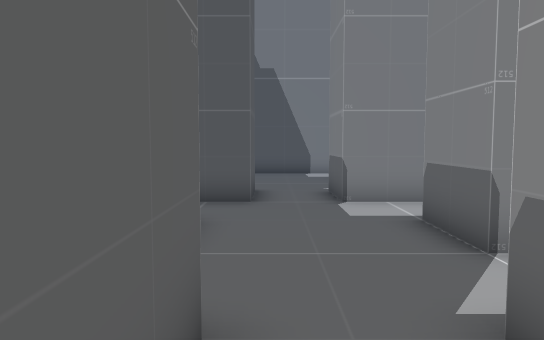
View 1 (above)

20 first-person views from a walk through a Unity game level. The camera is 1.3 m above the floor, tilts 4° down and sees 70° across. The floor is counted in squares, 1 m on a side. Each view is taken from the middle of a square. On the plan, view 1 faces up. The plan holds only what a view shows up to about 16 squares ahead; the rest is blank. The place goes on beyond the plan. The player character is not drawn.

View 2
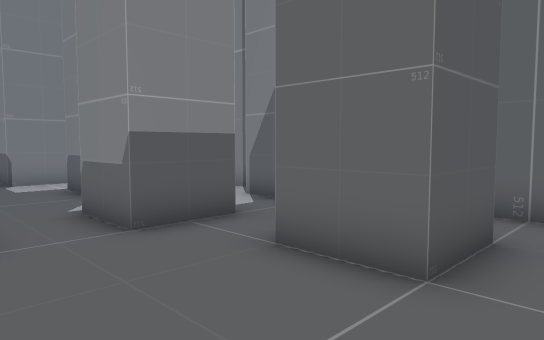

View 3
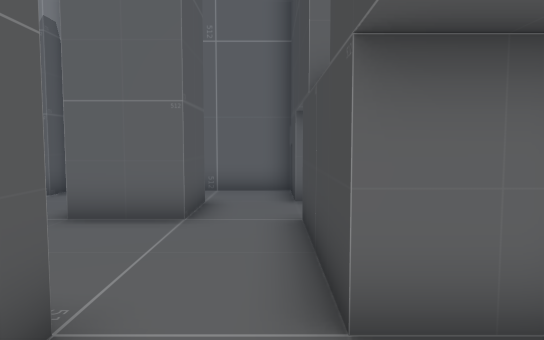

View 4
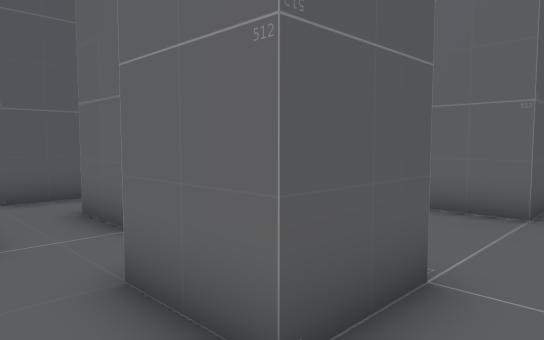

View 5
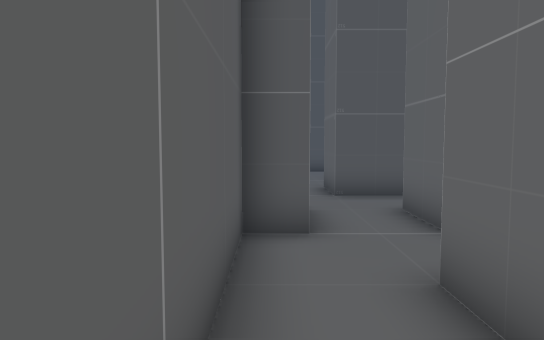

View 6
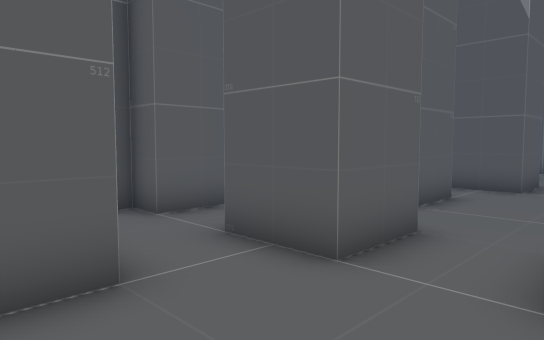

View 7
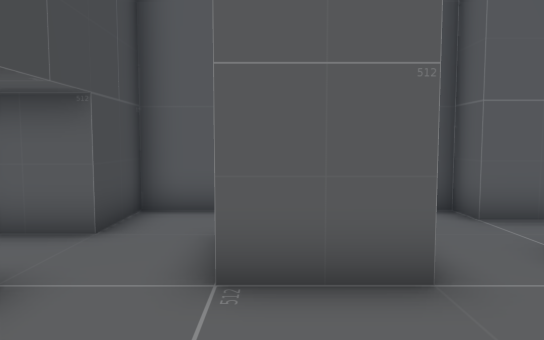

View 8
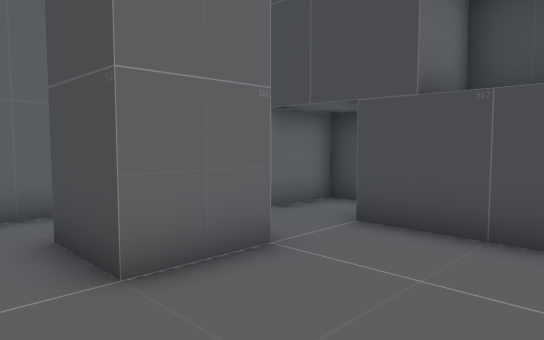

View 9
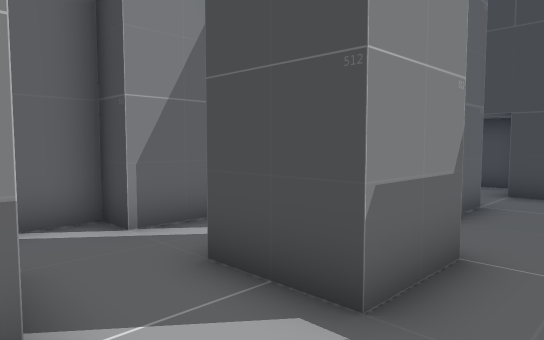

View 10
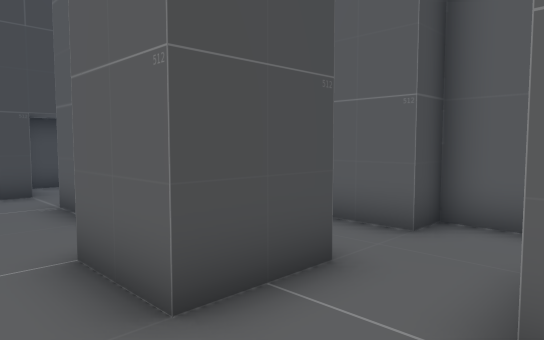

View 11
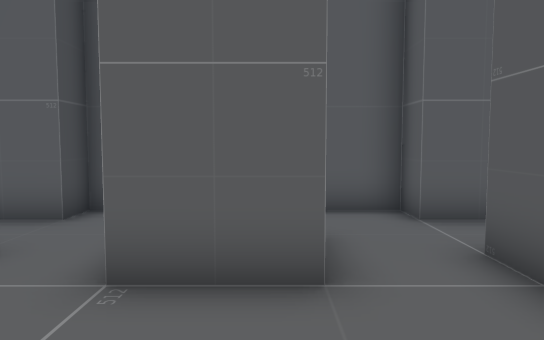

View 12
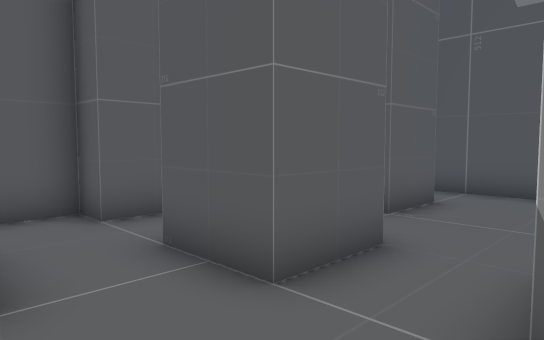

View 13
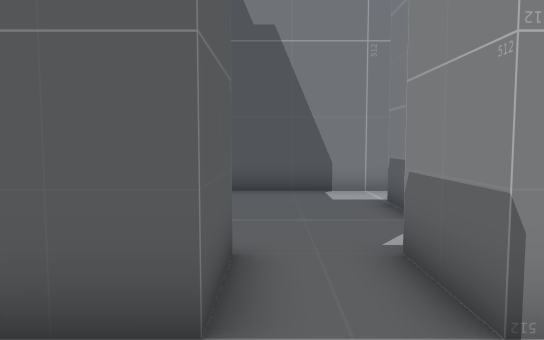

View 14
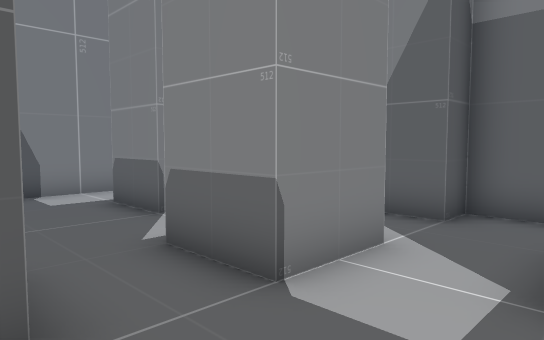

View 15
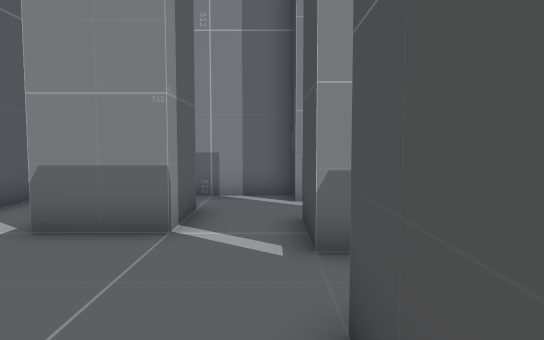

View 16
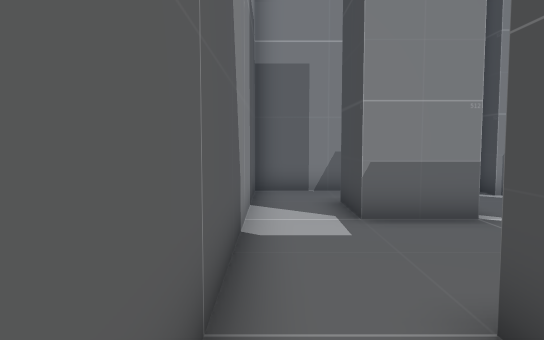

View 17
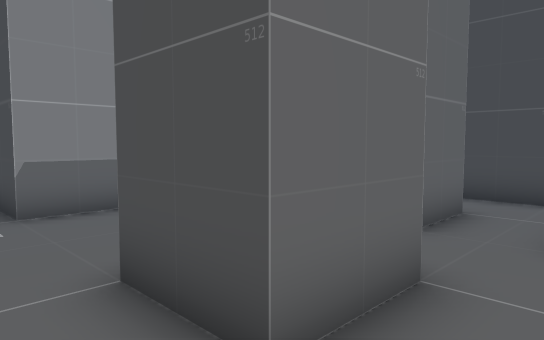

View 18
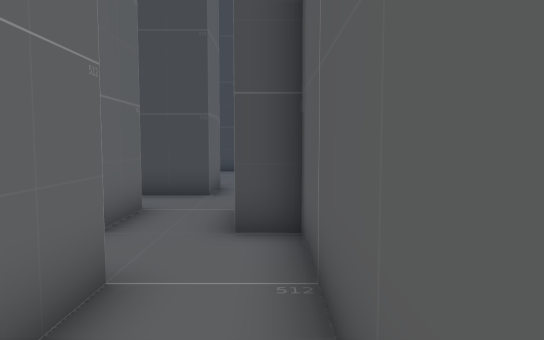

View 19
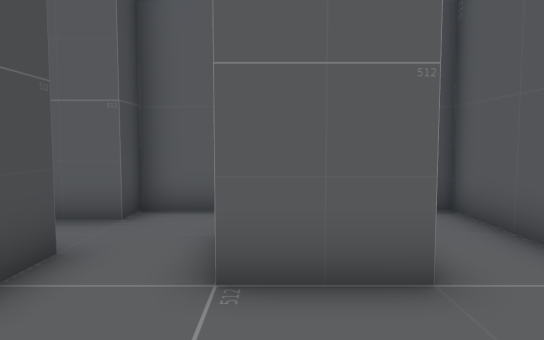

View 20
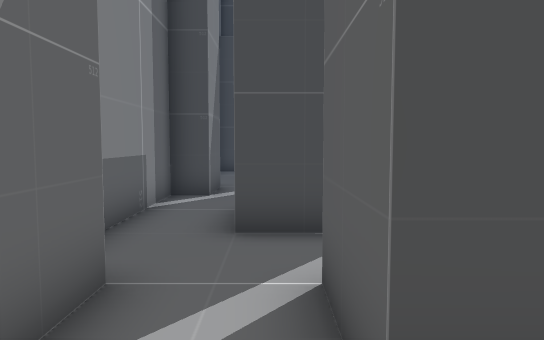

### Floor plan
Points are (right, up) in squares from view 1. A wall is a line through its corners. A room is listed if a view was taken in it or the views show most of it. See-through windows are left out.
Room 1 (views 1, 2, 3, 4, 5, 6, 7, 8)
walls: (-1.5, -1.5) (-1.5, -3.5) (-3.5, -3.5) (-3.5, -1.5); (-1.5, -6.9) (-1.5, -5.5) (2.6, -5.5); (-2.6, -7.5) (-1.9, -7.5); (-0.5, 0.5) (-2.5, 0.5); (3, -7.5) (4.5, -7.5) (4.5, -5.5) (6.5, -5.5) (6.5, -3.6); (4.6, -3.5) (2.5, -3.5) (2.5, -1.5); (2.4, 0.5) (1.5, 0.5); (-5.4, -1.5) (-5.4, -5.5) (-3.5, -5.5) (-3.5, -6.9)
ways out: opening at (0.5, 1.5) to room 2; opening at (3, -0.5) to room 10; opening at (5.5, -2.5) to room 10; opening at (-4.5, -2.5) to room 13; opening at (-2, -0.5) to room 13
Room 2 (views 9, 10, 11, 12, 13, 14)
walls: (-1.5, 6.5) (-1.5, 4.4); (2.5, 4.4) (2.5, 6.5); (-2.5, 2.5) (-0.5, 2.5) (-0.5, 0.5); (-0.5, 8.5) (-2.5, 8.5); (2.5, 8.5) (1.5, 8.5); (1.5, 0.5) (1.5, 2.5) (2.4, 2.5)
ways out: opening at (0.5, 1.5) to room 1; opening at (0.5, 9.5) to room 5; opening at (3, 7.5) to room 8; opening at (3, 3.5) to room 9; opening at (-2, 3.5) to room 11; opening at (-2, 7.5) to room 12
Room 3 (view 15)
walls: (-3.5, 12.4) (-3.5, 14.5); (-5.4, 14.5) (-5.4, 10.5) (-4.5, 10.5) (-4.5, 8.5); (-2.5, 8.5) (-2.5, 10.5)
ways out: opening at (-4.5, 13.5) to room 4; opening at (-2, 11.5) to room 5; opening at (-3.5, 9.5) to room 12
Room 4 (views 16, 17, 18)
walls: (-3.4, 16.5) (-5.4, 16.5) (-5.4, 14.5)
ways out: opening at (-4.5, 13.5) to room 3; opening at (-2.5, 15.5) to room 5
Room 5 (view 19)
walls: (2.5, 12.5) (2.5, 14.5); (-2.5, 10.5) (-0.5, 10.5) (-0.5, 8.5); (-3.5, 14.5) (-1.5, 14.5) (-1.5, 12.4); (2.6, 16.5) (-3.4, 16.5); (1.5, 8.5) (1.5, 10.5) (2.5, 10.5)
ways out: opening at (0.5, 9.5) to room 2; opening at (-2, 11.5) to room 3; opening at (-2.5, 15.5) to room 4; opening at (3, 11.5) to room 6; opening at (3.5, 15.5) to room 7
Room 6 (view 20)
walls: (2.5, 10.5) (3.5, 10.5) (3.5, 8.5); (4.6, 12.5) (2.5, 12.5); (5.5, 8.5) (5.5, 10.5) (6.5, 10.5) (6.5, 12.5)
ways out: opening at (3, 11.5) to room 5; opening at (5.5, 13.5) to room 7; opening at (4.5, 9.5) to room 8
Room 7 (no view inside)
walls: (6.1, 16.5) (2.6, 16.5); (2.5, 14.5) (4.6, 14.5); (6.5, 12.5) (6.5, 16.5)
ways out: opening at (3.5, 15.5) to room 5; opening at (5.5, 13.5) to room 6
Room 8 (no view inside)
walls: (3.2, 6.5) (4.6, 6.5); (3.5, 8.5) (2.5, 8.5); (6.5, 4.5) (6.5, 8.5) (5.5, 8.5)
ways out: opening at (3, 7.5) to room 2; opening at (4.5, 9.5) to room 6; opening at (5.5, 5.5) to room 9
Room 9 (no view inside)
walls: (2.4, 2.5) (3.6, 2.5); (5.5, 0.5) (5.5, 2.5) (6.5, 2.5) (6.5, 4.5)
ways out: opening at (3, 3.5) to room 2; opening at (5.5, 5.5) to room 8; opening at (4.5, 1.5) to room 10
Room 10 (no view inside)
walls: (3.6, 0.5) (2.4, 0.5); (6.4, 0.5) (5.5, 0.5); (2.5, -1.5) (4.6, -1.5); (6.5, -3.6) (6.5, -1.2)
ways out: opening at (3, -0.5) to room 1; opening at (5.5, -2.5) to room 1; opening at (4.5, 1.5) to room 9
Room 11 (no view inside)
walls: (-5.4, 3.8) (-5.4, 2.5) (-4.5, 2.5) (-4.5, 0.5); (-1.8, 4.5) (-3.5, 4.5); (-2.5, 0.5) (-2.5, 2.5)
ways out: opening at (-2, 3.5) to room 2; opening at (-4.5, 5.5) to room 12; opening at (-3.5, 1.5) to room 13
Room 12 (no view inside)
walls: (-4.5, 8.5) (-5.4, 8.5) (-5.4, 7); (-3.5, 4.5) (-3.5, 6.5) (-1.8, 6.5)
ways out: opening at (-2, 7.5) to room 2; opening at (-3.5, 9.5) to room 3; opening at (-4.5, 5.5) to room 11
Room 13 (no view inside)
walls: (-4.5, 0.5) (-5.4, 0.5) (-5.4, -1.5)
ways out: opening at (-4.5, -2.5) to room 1; opening at (-2, -0.5) to room 1; opening at (-3.5, 1.5) to room 11

Where each view was taken, in squares from view 1:
view 1: 0 up, 0 right, facing up
view 2: 5 down, 1 left, facing up-right
view 3: 5 down, 4 left, facing right
view 4: 5 down, 5 left, facing up-right
view 5: 5 down, 5 left, facing up
view 6: 3 down, 2 right, facing up-left
view 7: 3 down, 2 right, facing left
view 8: 0 up, 1 left, facing down-right
view 9: 5 up, 0 right, facing down-right
view 10: 5 up, 1 right, facing down-left
view 11: 6 up, 2 right, facing left
view 12: 6 up, 2 right, facing up-left
view 13: 6 up, 0 right, facing up
view 14: 6 up, 1 left, facing up-right
view 15: 11 up, 3 left, facing right
view 16: 16 up, 4 left, facing right
view 17: 16 up, 5 left, facing down-right
view 18: 16 up, 5 left, facing down
view 19: 13 up, 2 right, facing left
view 20: 12 up, 4 right, facing down
